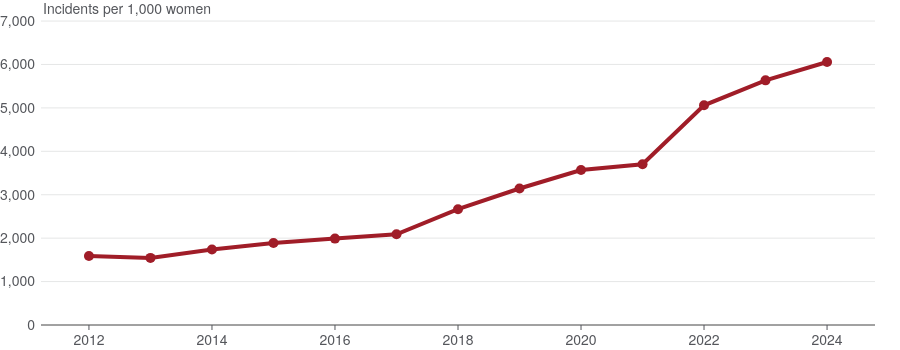

This figure's notebook cell:
### Code cell
fig = women_self_harm.prepare_chart()
fig

### Figure 1 — Plotly figure (JSON) as saved in the notebook; plotly's stock layout.template omitted (floating-point values rounded to 4 significant figures)
{"data": [{"hovertemplate": "%{y} incidents per 1,000 women<extra></extra>", "mode": "lines+markers", "name": "Rate of self-harm", "type": "scatter", "x": [2012, 2013, 2014, 2015, 2016, 2017, 2018, 2019, 2020, 2021, 2022, 2023, 2024], "y": [1588, 1545, 1740, 1888, 1990, 2089, 2667, 3144, 3570, 3702, 5060, 5634, 6056]}], "layout": {"annotations": [{"font": {"size": 14}, "showarrow": false, "text": "Incidents per 1,000 women", "x": 0, "xref": "paper", "y": 1, "yanchor": "bottom", "yref": "paper"}], "height": 350, "hovermode": "x", "xaxis": {"automargin": true, "dtick": 2, "fixedrange": true}, "yaxis": {"automargin": true, "fixedrange": true, "range": [0, 7024], "tickformat": ",.0f"}}}
